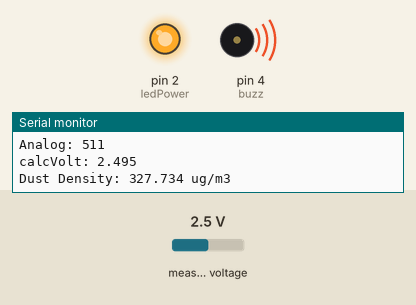
Recording of a sketch running on a simulated Arduino Uno, built with avr-gcc and run on an emulated ATmega328P. Parts: output pins drawn as LEDs (lit = HIGH), buzzer (waves = sounding, pin HIGH), the last lines printed to the serial monitor. The test bench sets the inputs (shaded band); at power-on: measured voltage 2.5 V.

Above: at 1.8 s.
1.9 s: measured voltage set to 0.7 V
3.4 s: measured voltage set to 0.4 V
At 4.5 s:
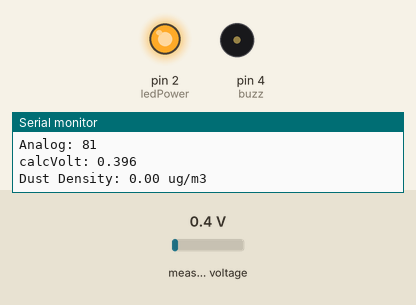
5.5 s: measured voltage set to 1.2 V
At 6.8 s:
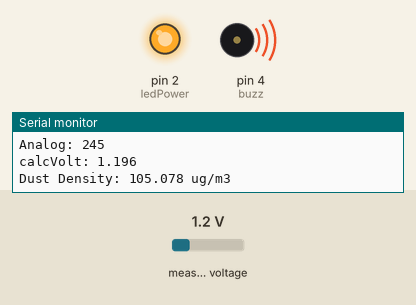
7.5 s: measured voltage set to 0.1 V
At 9.2 s:
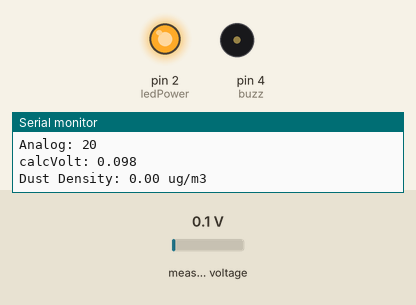
Timing chart, 0 to 10.6 s (numbered marks = the images above; inputs shaded):
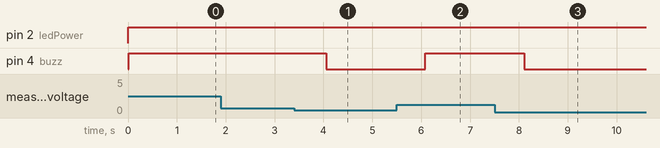

The sketch:

MCP3008_Dust_Sensor.ino
```cpp
#include <Adafruit_MCP3008.h>
Adafruit_MCP3008 adc;

int ledPower = 2;
int buzz = 4;

int samplingTime = 280;
int sleepTime = 9680;
int deltaTime = 40;

int voMeasured = 0;
float calcVoltage = 0;
float dustDensity = 0;

void setup() {
  Serial.begin(9600);
  pinMode(ledPower,OUTPUT);
  pinMode(buzz,OUTPUT);
  while (!Serial);

  Serial.println("Starting...");
  adc.begin();
}

void loop() {

  int raw = adc.readADC(0);

  digitalWrite(ledPower,LOW); // initial the LED
  delayMicroseconds(samplingTime);

  Serial.print("Analog: ");
  Serial.println(raw); // display voMeasured in serial monitor
  delayMicroseconds(deltaTime);

  digitalWrite(ledPower,HIGH);
  delayMicroseconds(sleepTime);

  calcVoltage = (raw * 5) / 1024.0;
  Serial.print("calcVolt: ");
  Serial.println(calcVoltage,3);
    if(calcVoltage < 0.583) {
      dustDensity = 0;
      digitalWrite(buzz, LOW);
      Serial.print("Dust Density: ");
      Serial.print(dustDensity);
      Serial.println(" ug/m3");
      }
    else if(calcVoltage >= 0.643){
      dustDensity = ((calcVoltage * 6/35)  - 0.10) *1000; // multiplied by 1000 to convert mg/m3 into ug/m3
      digitalWrite(buzz, HIGH);
      Serial.print("Dust Density: ");
      Serial.print(dustDensity,3);
      Serial.println(" ug/m3");
      }
    else{
      dustDensity = ((calcVoltage * 6/35)  - 0.10) *1000; // multiplied by 1000 to convert mg/m3 into ug/m3
      digitalWrite(buzz, HIGH);
      Serial.print("Dust Density: ");
      Serial.print(dustDensity,3);
      Serial.println(" ug/m3");
    }
    Serial.print("\n");
    delay(1000);

}
```

Measured:
- the behaviour switches between 0.6 and 0.5 V on measured voltage (found by bisection; images 0 and 1)
- after the input at 3.4 s, pin 4 (buzz): HIGH → LOW after 0.66 s
- after the input at 5.5 s, pin 4 (buzz): LOW → HIGH after 0.58 s
- after the input at 7.5 s, pin 4 (buzz): HIGH → LOW after 0.61 s
